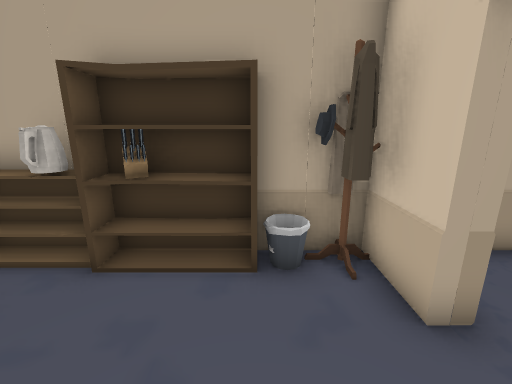
View 1 (above)

12 first-person views from a walk through a scene from a Unity 3-D project. The camera is 1.3 m above the floor, tilts 14° down and sees 90° across. The floor is counted in squares, 0.5 m on a side. Each view is taken from the middle of a square. On the plan, view 1 faces up. The plan holds only what a view shows up to about 18 squares ahead; the rest is blank. The place goes on beyond the plan. Door leaves are left out, so doorways stand open.

View 2
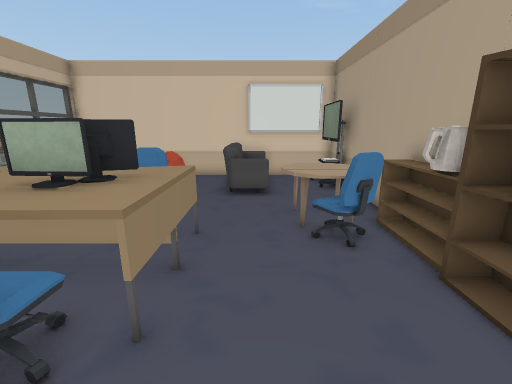

View 3
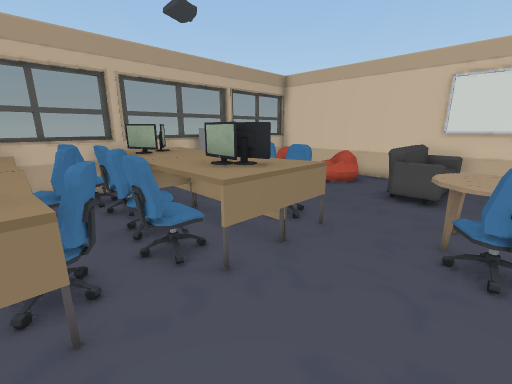

View 4
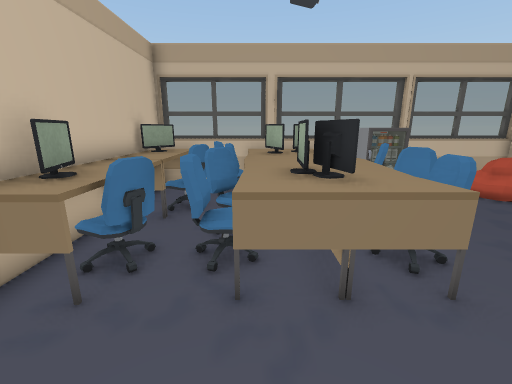

View 5
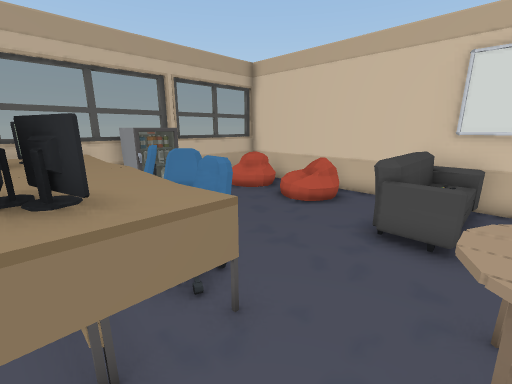

View 6
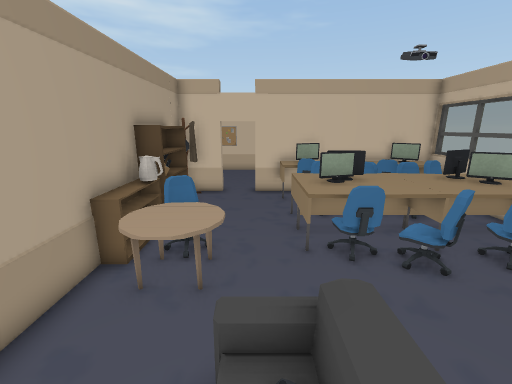

View 7
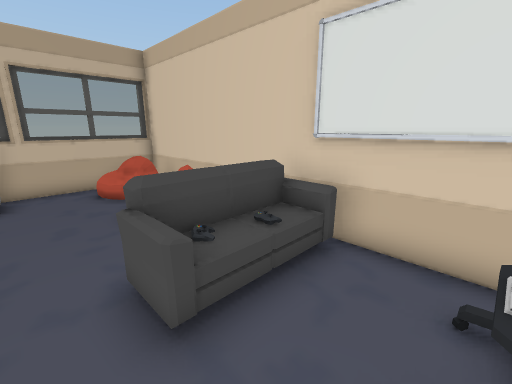

View 8
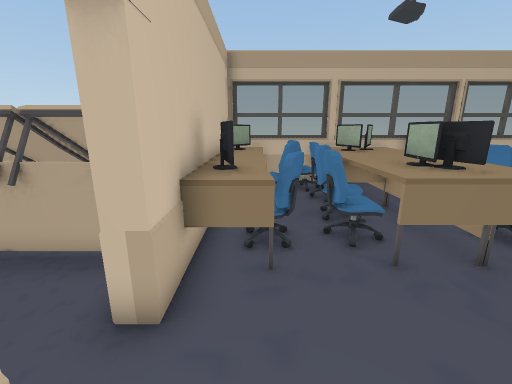

View 9
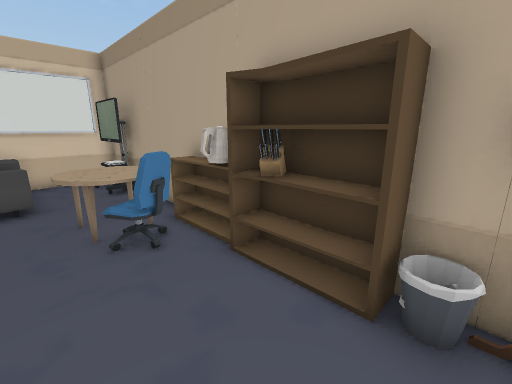

View 10
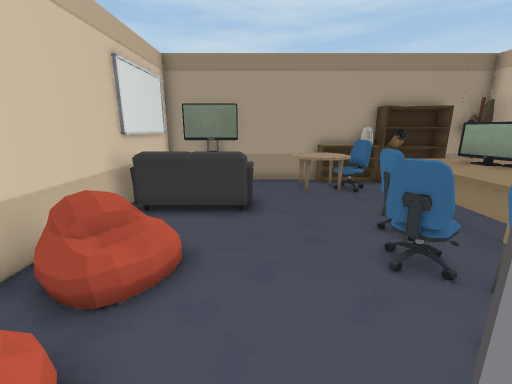

View 11
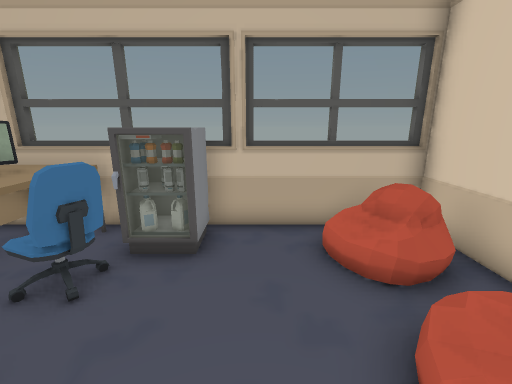

View 12
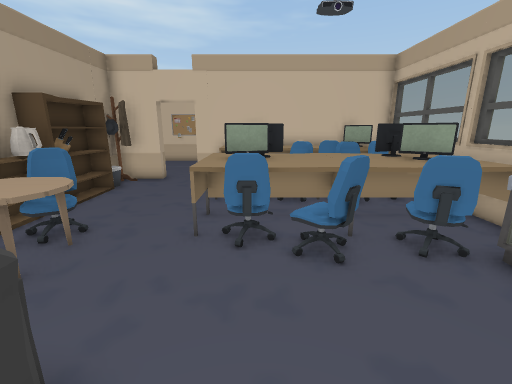

### Floor plan
Key: @ floor where view 1 was taken; # wall or solid block; . main floor; : floor 0.25 m higher than the main floor; + floor 0.5 m higher than the main floor; * floor 0.75 m higher than the main floor; / step, stairs or slope; D open door; = window, fence, low wall or low ledge; v drop or lower ground; S shelf; K kettle; R rack; T table; C chair; F sofa; E desk; I fridge; M monitor; O other object.
Columns run from 14 left of view 1 to 5 right of it. Each row starts with its distance up from view 1.
  5 ###O#####SK#SS##R
  4 ##OOO..TSCKSSSS.O
  3 ##.....TT+C.....#D
  2 ##.....TTT.......D
  1 ##+++F..........#D
  0 ##FFFF...vvvv.@EE OO
 -1 ##......C*  ECCCEOEE
 -2  #......C*  *CCMMO O
 -3  #OO....+*  E..EE  E
 -4  #OO...CC*  *C.EE
 -5  #//....C*  *CCOE
 -6  #:/....C*  *C.OE
 -7  #*:..III*  *CCMM
 -8  #O ..II.vvvv..v#
 -9  ###==###########

Positions as (right, up) in squares from view 1, and headings:
1: (0, 0), facing up
2: (1, 1), facing left
3: (1, 3), facing down-left
4: (-2, 3), facing down
5: (-3, 2), facing down-left
6: (-12, 1), facing right
7: (-8, 4), facing down-left
8: (1, 4), facing down
9: (1, 1), facing up-left
10: (-9, -8), facing up
11: (-9, -2), facing down
12: (-11, -2), facing right
